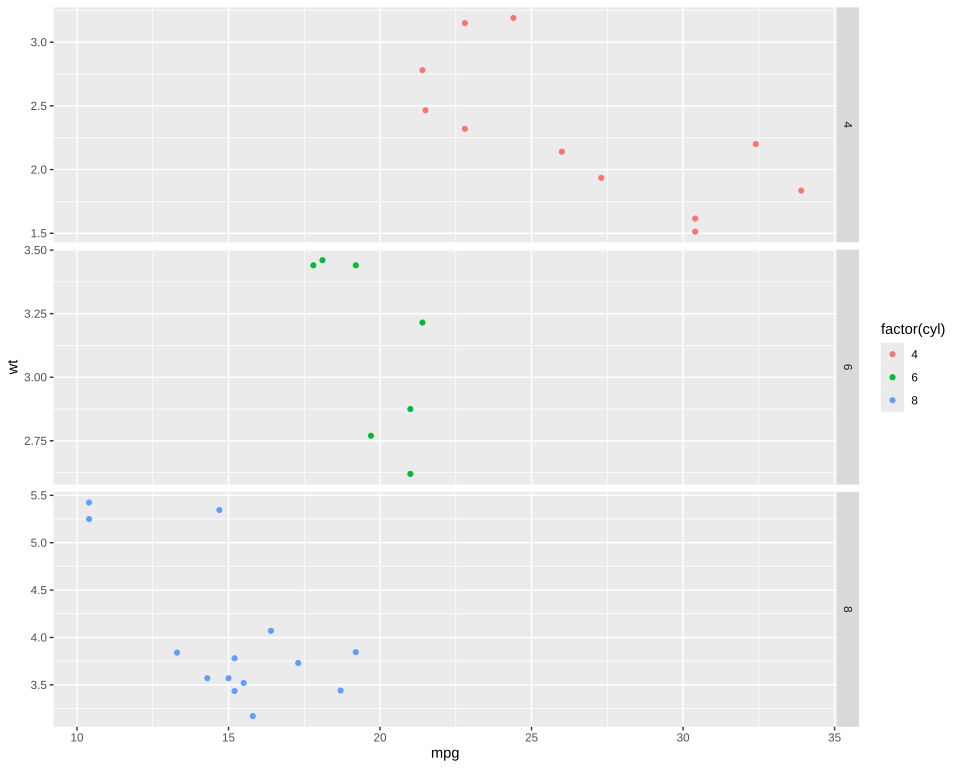

Here is the R script that generated this plot:
# The plot test/golden/facet_grid_legend.svg draws, drawn by ggplot2 itself, as ggplot2's own visual
# tests draw their snapshots: the independent check on that golden whenever it changes. The suite
# never runs this; it needs R, ggplot2 and vdiffr, saved as the Docker image giggly-r:ggplot2-4.0.3.
# From the repository's root:
#
#   docker run --rm -v "$PWD/test/golden":/golden:ro giggly-r:ggplot2-4.0.3 \
#     Rscript /golden/facet_grid_legend.R > facet_grid_legend.ggplot2.svg
#
# and compare the two drawings element by element, as test/golden/point.R describes.
#
# mtcars' weight against mileage coloured by cylinders, in a row of panels per cylinder count on
# free scales: the strips right of the panels, and the legend beyond them.
#
# First checked with ggplot2 4.0.3 and vdiffr 1.0.9: every element matches, in order, and every
# clip path matches.

library(ggplot2)

plot <- ggplot(mtcars, aes(mpg, wt, colour = factor(cyl))) +
  geom_point() +
  facet_grid(vars(cyl), scales = "free") +
  theme_gray()

file <- tempfile(fileext = ".svg")
vdiffr::write_svg(plot, file)
cat(readLines(file), sep = "\n")
